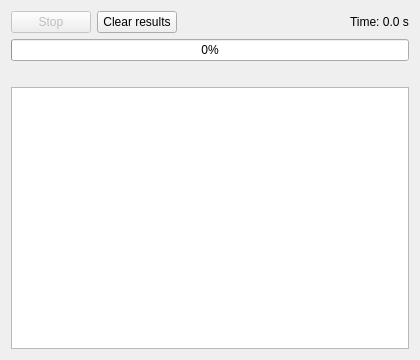
<?xml version="1.0" encoding="UTF-8"?>
<ui version="4.0">
 <class>ExplorationRun</class>
 <widget class="QWidget" name="ExplorationRun">
  <property name="geometry">
   <rect>
    <x>0</x>
    <y>0</y>
    <width>420</width>
    <height>360</height>
   </rect>
  </property>
  <property name="windowTitle">
   <string>Run</string>
  </property>
  <layout class="QVBoxLayout" name="verticalLayout">
   <item>
    <layout class="QHBoxLayout" name="hl_controls">
     <item>
      <widget class="QPushButton" name="pb_stop">
       <property name="enabled">
        <bool>false</bool>
       </property>
       <property name="toolTip">
        <string>Ask the run to stop after the current design point. If it is still running after a few seconds it is terminated, together with any mesher or solver it started.</string>
       </property>
       <property name="text">
        <string>Stop</string>
       </property>
      </widget>
     </item>
     <item>
      <widget class="QPushButton" name="pb_clear">
       <property name="toolTip">
        <string>Delete this study's run directory. Results accumulate across runs, so design points from earlier bounds stay in the table until they are cleared.</string>
       </property>
       <property name="text">
        <string>Clear results</string>
       </property>
      </widget>
     </item>
     <item>
      <spacer name="hs_controls">
       <property name="orientation">
        <enum>Qt::Horizontal</enum>
       </property>
       <property name="sizeHint" stdset="0">
        <size>
         <width>20</width>
         <height>20</height>
        </size>
       </property>
      </spacer>
     </item>
     <item>
      <widget class="QLabel" name="l_time">
       <property name="text">
        <string>Time: 0.0 s</string>
       </property>
      </widget>
     </item>
    </layout>
   </item>
   <item>
    <widget class="QProgressBar" name="pb_progress">
     <property name="value">
      <number>0</number>
     </property>
     <property name="textVisible">
      <bool>true</bool>
     </property>
    </widget>
   </item>
   <item>
    <widget class="QLabel" name="l_status">
     <property name="text">
      <string/>
     </property>
     <property name="wordWrap">
      <bool>true</bool>
     </property>
    </widget>
   </item>
   <item>
    <widget class="QTextEdit" name="te_output">
     <property name="minimumSize">
      <size>
       <width>0</width>
       <height>120</height>
      </size>
     </property>
     <property name="toolTip">
      <string>Output of the run: progress, and whatever the mesher and solver print</string>
     </property>
     <property name="readOnly">
      <bool>true</bool>
     </property>
    </widget>
   </item>
  </layout>
 </widget>
 <resources/>
 <connections/>
</ui>
